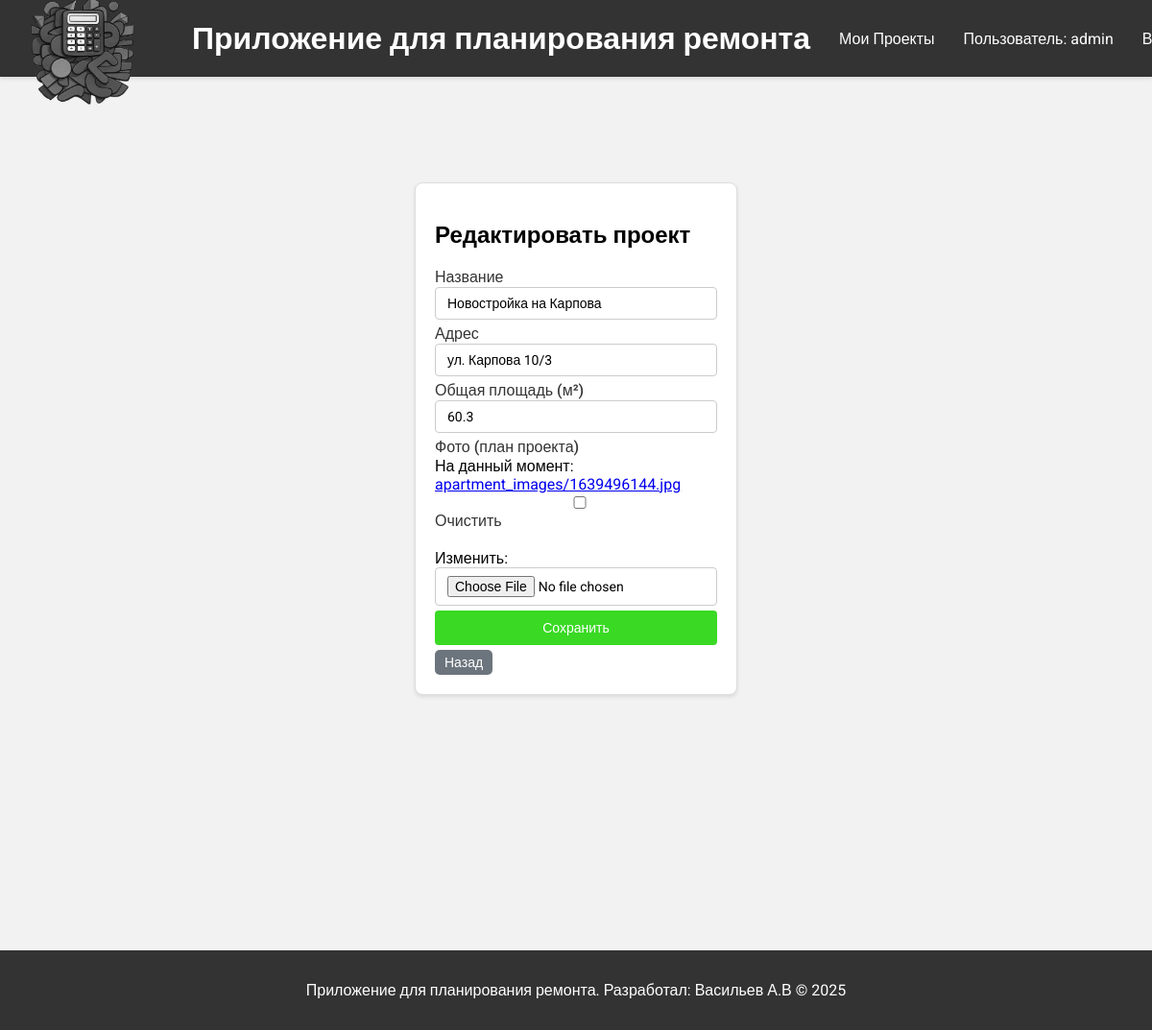
/9/edit/ (signed in), run on the app's committed database.
### repairs/models.py (models this page shows, shortened)
class Apartment(models.Model):
    user = models.ForeignKey(User, on_delete=models.CASCADE)
    name = models.CharField(max_length=100)
    address = models.CharField(max_length=255, blank=True)
    total_area = models.FloatField()
    image = models.ImageField(upload_to='apartment_images/', blank=True, null=True)

### repairs/views.py (the view)
# urls.py: path('<int:pk>/edit/', views.apartment_update, name='apartment_update'),
@login_required
def apartment_update(request, pk):
    apartment = get_object_or_404(Apartment, pk=pk, user=request.user)
    if request.method == 'POST':
        form = ApartmentForm(request.POST, request.FILES, instance=apartment)
        if form.is_valid():
            form.save()
            messages.success(request, 'Проект успешно обновлён!')
            return redirect(reverse('apartment_detail', kwargs={'pk': pk}) + '#rooms')
    else:
        form = ApartmentForm(instance=apartment)
    return render(request, 'repairs/apartment_form.html', {'form': form, 'apartment': apartment})

### repairs/forms.py
class ApartmentForm(forms.ModelForm):
    class Meta:
        model = Apartment
        fields = ['name', 'address', 'total_area', 'image']
        widgets = {
            'name': forms.TextInput(attrs={'class': 'form-control'}),
            'address': forms.TextInput(attrs={'class': 'form-control'}),
            'total_area': forms.NumberInput(attrs={'class': 'form-control'}),
        }
        labels = {
            'name': 'Название',
            'address': 'Адрес',
            'total_area': 'Общая площадь (м²)',
            'image': 'Фото (план проекта)',
        }

### repairs/templates/repairs/apartment_form.html (shortened to what this page needs)
{% extends "repairs/base.html" %}
{% block content %}
<div class="container">
    <div class="form-container">
        <h2>{% if form.instance.pk %}Редактировать проект{% else %}Добавить проект{% endif %}</h2>
        <form method="post" enctype="multipart/form-data">
            {% for field in form %}
            <div class="form-group">
                <label for="{{ field.id_for_label }}">{{ field.label }}</label>
                {{ field }}
            </div>
            {% endfor %}
            <div class="form-group">
                <button type="submit">Сохранить</button>
            </div>
        </form>
        <a href="{% url 'apartment' %}" class="button-secondary">Назад</a>
    </div>
</div>
{% endblock %}

### repairs/templates/repairs/base.html (shortened to what this page needs)
<!DOCTYPE html>
{% load static %}
<html lang="ru">
<head>
    <link rel="stylesheet" href="{% static 'repairs/styles.css' %}">
</head>
<body>
<div class="container">
    <header>
        <div class="header-left">
            <a href="{% url 'index' %}">
                <img src="{% static 'repairs/logo.png' %}" alt="Logo" class="logo">
            </a>
            <h1>Приложение для планирования ремонта</h1>
        </div>
        <nav class="header-right">
            <a href="{% url 'apartment' %}"
               style="background: none; padding: 0; color: #fff; text-decoration: none; margin-right: 30px;">Мои
                Проекты</a>
            {% if user.is_authenticated %}
            <span>Пользователь: {{ user.username }} </span>
            <form method="POST" action="{% url 'logoutuser' %}" class="logout-button" style="margin-right: 20px;">
                <button type="submit" class="nav-item">Выйти</button>
            </form>
            {% else %}
            <a href="{% url 'loginuser' %}" class="nav-item">Войти</a>
            <a href="{% url 'signupuser' %}" class="nav-item">Регистрация</a>
            {% endif %}
        </nav>
    </header>
    <main class="content">
        {% block content %}
        {% endblock %}
    </main>
    <footer>
        <p>Приложение для планирования ремонта. Разработал: Васильев А.В &copy; 2025</p>
    </footer>
</div>
</body>
</html>

### static/repairs/styles.css (style rules this page uses)
body { font-family: 'Roboto', sans-serif; font-weight: 400; font-style: normal; margin: 0; padding: 0; background: #f2f2f2; margin-top: 50px; }
header, footer { background: #333; color: #fff; padding: 1em; text-align: center; }
nav a { color: #fff; margin: 0 30px; text-decoration: none; font-family: 'Roboto', sans-serif; }
main { padding: 20px; }
form.logout-button { display: inline; }
header { display: flex; justify-content: space-between; align-items: center; padding: 20px 0; height: 80px; box-sizing: border-box; position: fixed; top: 0; left: 0; width: 100%; z-index: 1000; box-shadow: 0 2px 4px rgba(0, 0, 0, 0.1); }
.logo { width: 110px; height: auto; margin-left: 30px; margin-right: 60px; margin-top: 30px; }
.container { display: flex; flex-direction: column; min-height: 100vh; }
.content { flex-grow: 1; margin-top: 100px; }
nav { display: flex; align-items: center; }
.nav-item { margin-left: 30px; margin-right: 20px; }
.header-left { display: flex; align-items: center; white-space: nowrap; }
.header-right { display: flex; align-items: center; min-width: 300px; overflow-x: auto; white-space: nowrap; }
.logout-button button { background: none; border: none; color: #fff; cursor: pointer; font-size: 16px; padding: 0; font-family: 'Roboto', sans-serif; }
.button-secondary { display: inline-block; padding: 5px 10px; text-decoration: none; border: none; cursor: pointer; font-size: 14px; background-color: #6c757d; color: #fff; border-radius: 5px; transition: background-color 0.3s; font-family: 'Roboto', sans-serif; text-align: center; }
.form-container { max-width: 600px; margin: 20px auto; padding: 20px; background-color: #fff; border: 1px solid #ddd; border-radius: 8px; box-shadow: 0 2px 4px rgba(0, 0, 0, 0.1); }
.form-group { display: flex; flex-direction: column; margin-bottom: 5px; }
.form-group label { font-family: 'Roboto', sans-serif; font-weight: 500; margin-bottom: 1px; color: #333; }
.form-group input, .form-group textarea, .form-group select { font-family: 'Roboto', sans-serif; font-size: 14px; padding: 8px 12px; border: 1px solid #ccc; border-radius: 4px; width: 100%; max-width: 100%; box-sizing: border-box; transition: border-color 0.3s ease; }
.form-group button { font-family: 'Roboto', sans-serif; font-size: 14px; padding: 10px 20px; background-color: #39d924; color: #fff; border: none; border-radius: 4px; cursor: pointer; transition: background-color 0.3s ease; }

### data on the page
Apartment: form "Новостройка на Карпова" "ул. Карпова 10/3" "60.3"

### other printed values
{{ user.username }} "admin"
{{ field.label }} "Название" "Адрес" "Общая площадь (м²)" "Фото (план проекта)"
